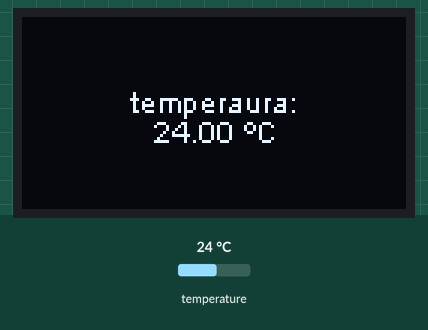
This sketch was run on a simulated ESP32. Shown: 128×64 one-colour display. Inputs (shaded band) come from the test bench; at power-on: temperature 24 °C. What the sketch prints to the serial monitor is not drawn.

Above: at 2.4 s.
2.5 s: temperature set to 12 °C
At 3.0 s:
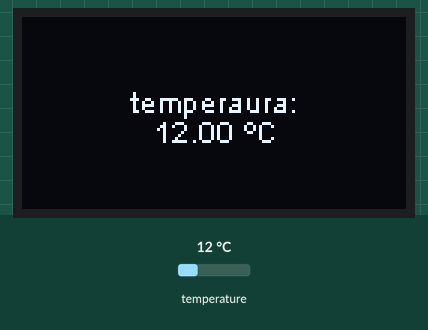
4.1 s: temperature set to 19 °C
5.9 s: temperature set to 28 °C
At 7.4 s:
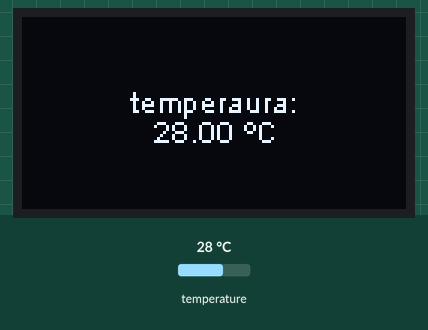
Timing chart, 0 to 8.9 s (numbered marks = the images above; inputs shaded):
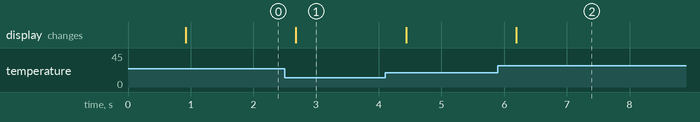

Measured:
- after the input at 2.5 s, the display: changes after 0.18 s (image 1)
- after the input at 5.9 s, the display: changes after 0.29 s (image 2)

The sketch:

Sensor_Temperatura.ino
```cpp
//https://naylampmechatronics.com/blog/46_Tutorial-sensor-de-temperatura-DS18B20.html

#include <OneWire.h>
#include <DallasTemperature.h>
 #include "Arduino.h"
#include "heltec.h"

OneWire ourWire(23);                //Se establece el pin 2  como bus OneWire
DallasTemperature sensors(&ourWire); //Se declara una variable u objeto para nuestro sensor

int pin = 22;
void setup() {
  Heltec.begin(true /*DisplayEnable Enable*/, false /*LoRa Disable*/, true /*Serial Enable*/);
  Serial.begin(115200);
  sensors.begin();   //Se inicia el sensor
}

void loop() {
  sensors.requestTemperatures();   //Se envía el comando para leer la temperatura
  float temp= sensors.getTempCByIndex(0); //Se obtiene la temperatura en ºC

  Serial.print("Temperatura= ");
  Serial.print(temp);
  Serial.println(" C");
  delay(100);


  Heltec.display->clear();
  Heltec.display->setTextAlignment(TEXT_ALIGN_CENTER);
  Heltec.display->drawString(64, 22, "temperaura:");
  Heltec.display->drawString(64, 32, String(temp,2) + " ºC");
  Heltec.display->display();

}
```
